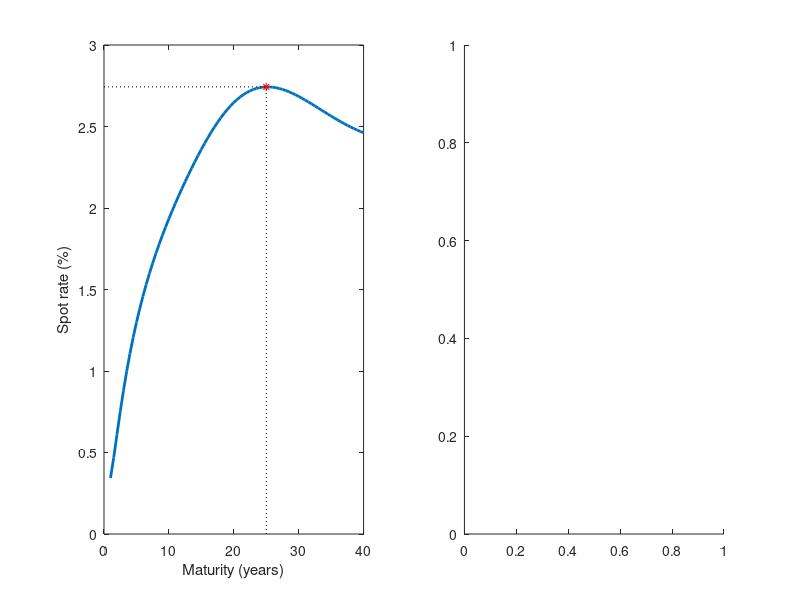

Write MATLAB code to recreate this figure. (Note: this script raises an error after producing the figure.)
%% Advanced MATLAB graphics and visualisation.

%% Load data.
load UKSpotData

%% Create main figure.
f = figure('Name', 'UK Spot Data', ...
           'NumberTitle', 'off', ...           
           'Units', 'Normalized', ...
           'Position', 0.25*[1, 1, 2, 2]);
       
%% Create axes for visualisation.
ax(1) = subplot(1, 2, 1, 'Parent', f);
ax(2) = subplot(1, 2, 2, 'Parent', f);

%% Plot initial data.
% Spot curve on an individual date.
spotCurve = spot(1, :);
pSpot = plot(maturities, spotCurve, 'LineWidth', 2, 'Parent', ax(1));
% Highlight maximum point.
[maxSpot, maxIdx] = max(spotCurve);
hold(ax(1), 'on')
matMax = maturities(maxIdx);
pMax = plot(matMax, maxSpot, 'r*', 'Parent', ax(1));
% Add horizontal/vertical lines for clarity.
xl = xlim(ax(1));
yl = ylim(ax(1));
hMax = plot([matMax, matMax], [yl(1), maxSpot], 'k:', 'Parent', ax(1));
vMax = plot([xl(1), matMax], [maxSpot, maxSpot], 'k:', 'Parent', ax(1));
hold(ax(1), 'off')
% Annotations.
xlabel(ax(1), 'Maturity (years)')
ylabel(ax(1), 'Spot rate (%)')
t = title(ax(1), ['UK Spot Rates on ', char(dates(1))]);
l = legend(ax(1), 'Spot curve', ['Maximum rate = ', num2str(maxSpot), ...
    ' at maturity ', num2str(matMax)], ...
    'Location', 'southeast');
grid(ax(1), 'on')

%% Plot initial surface.
numDates = datenum(dates);
spotSurf = surf(ax(2), maturities, numDates, spot, ...
    'FaceColor', 'interp', 'EdgeAlpha', 0);
datetick(ax(2), 'y', 'dd/mm/yyyy')
xlabel(ax(2), 'Maturity (years)')
ylabel(ax(2), 'Date')
zlabel(ax(2), 'Spot rate (%)')
title(ax(2), 'Spot Rate Surface')

%% Overlay the selected yield curve.
yCurve = numDates(1) * ones(size(maturities));
hold(ax(2), 'on')
pSpot3D = plot3(maturities, yCurve, spotCurve, 'k', 'LineWidth', 2);






